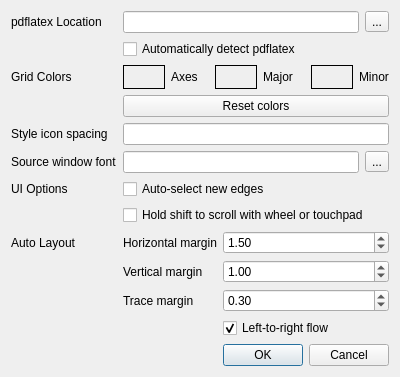
<?xml version="1.0" encoding="UTF-8"?>
<ui version="4.0">
 <class>PreferenceDialog</class>
 <widget class="QDialog" name="PreferenceDialog">
  <property name="geometry">
   <rect>
    <x>0</x>
    <y>0</y>
    <width>400</width>
    <height>260</height>
   </rect>
  </property>
  <property name="windowTitle">
   <string>Dialog</string>
  </property>
  <layout class="QVBoxLayout" name="verticalLayout">
   <item>
    <layout class="QFormLayout" name="formLayout">
     <item row="0" column="0">
      <widget class="QLabel" name="label">
       <property name="text">
        <string>pdflatex Location</string>
       </property>
      </widget>
     </item>
     <item row="0" column="1">
      <layout class="QHBoxLayout" name="horizontalLayout">
       <item>
        <widget class="QLineEdit" name="pdflatexPath"/>
       </item>
       <item>
        <widget class="QToolButton" name="browsePdflatex">
         <property name="text">
          <string>...</string>
         </property>
        </widget>
       </item>
      </layout>
     </item>
     <item row="1" column="1">
      <widget class="QCheckBox" name="autoPdflatex">
       <property name="text">
        <string>Automatically detect pdflatex</string>
       </property>
      </widget>
     </item>
     <item row="2" column="0">
      <widget class="QLabel" name="label_3">
       <property name="text">
        <string>Grid Colors</string>
       </property>
      </widget>
     </item>
     <item row="2" column="1">
      <layout class="QHBoxLayout" name="horizontalLayout_2">
       <item>
        <widget class="QFrame" name="frame">
         <property name="frameShape">
          <enum>QFrame::Box</enum>
         </property>
         <property name="frameShadow">
          <enum>QFrame::Plain</enum>
         </property>
         <layout class="QHBoxLayout" name="horizontalLayout_3">
          <property name="leftMargin">
           <number>0</number>
          </property>
          <property name="topMargin">
           <number>0</number>
          </property>
          <property name="rightMargin">
           <number>0</number>
          </property>
          <property name="bottomMargin">
           <number>0</number>
          </property>
          <item>
           <widget class="QPushButton" name="axesColor">
            <property name="autoFillBackground">
             <bool>true</bool>
            </property>
            <property name="text">
             <string/>
            </property>
            <property name="flat">
             <bool>true</bool>
            </property>
           </widget>
          </item>
         </layout>
        </widget>
       </item>
       <item>
        <widget class="QLabel" name="label_4">
         <property name="text">
          <string>Axes</string>
         </property>
        </widget>
       </item>
       <item>
        <spacer name="horizontalSpacer">
         <property name="orientation">
          <enum>Qt::Horizontal</enum>
         </property>
         <property name="sizeHint" stdset="0">
          <size>
           <width>40</width>
           <height>20</height>
          </size>
         </property>
        </spacer>
       </item>
       <item>
        <widget class="QFrame" name="frame_2">
         <property name="frameShape">
          <enum>QFrame::Box</enum>
         </property>
         <property name="frameShadow">
          <enum>QFrame::Plain</enum>
         </property>
         <layout class="QHBoxLayout" name="horizontalLayout_4">
          <property name="leftMargin">
           <number>0</number>
          </property>
          <property name="topMargin">
           <number>0</number>
          </property>
          <property name="rightMargin">
           <number>0</number>
          </property>
          <property name="bottomMargin">
           <number>0</number>
          </property>
          <item>
           <widget class="QPushButton" name="majorColor">
            <property name="autoFillBackground">
             <bool>true</bool>
            </property>
            <property name="text">
             <string/>
            </property>
            <property name="flat">
             <bool>true</bool>
            </property>
           </widget>
          </item>
         </layout>
        </widget>
       </item>
       <item>
        <widget class="QLabel" name="label_5">
         <property name="text">
          <string>Major</string>
         </property>
        </widget>
       </item>
       <item>
        <spacer name="horizontalSpacer_2">
         <property name="orientation">
          <enum>Qt::Horizontal</enum>
         </property>
         <property name="sizeHint" stdset="0">
          <size>
           <width>40</width>
           <height>20</height>
          </size>
         </property>
        </spacer>
       </item>
       <item>
        <widget class="QFrame" name="frame_3">
         <property name="frameShape">
          <enum>QFrame::Box</enum>
         </property>
         <property name="frameShadow">
          <enum>QFrame::Plain</enum>
         </property>
         <layout class="QHBoxLayout" name="horizontalLayout_5">
          <property name="leftMargin">
           <number>0</number>
          </property>
          <property name="topMargin">
           <number>0</number>
          </property>
          <property name="rightMargin">
           <number>0</number>
          </property>
          <property name="bottomMargin">
           <number>0</number>
          </property>
          <item>
           <widget class="QPushButton" name="minorColor">
            <property name="autoFillBackground">
             <bool>true</bool>
            </property>
            <property name="text">
             <string/>
            </property>
            <property name="flat">
             <bool>true</bool>
            </property>
           </widget>
          </item>
         </layout>
        </widget>
       </item>
       <item>
        <widget class="QLabel" name="label_6">
         <property name="text">
          <string>Minor</string>
         </property>
        </widget>
       </item>
      </layout>
     </item>
     <item row="3" column="1">
      <widget class="QPushButton" name="resetColors">
       <property name="text">
        <string>Reset colors</string>
       </property>
      </widget>
     </item>
     <item row="5" column="1">
      <widget class="QLineEdit" name="styleIconSpacing"/>
     </item>
     <item row="7" column="0">
      <widget class="QLabel" name="label_2">
       <property name="text">
        <string>UI Options</string>
       </property>
      </widget>
     </item>
     <item row="7" column="1">
      <widget class="QCheckBox" name="selectNewEdges">
       <property name="text">
        <string>Auto-select new edges</string>
       </property>
      </widget>
     </item>
     <item row="8" column="1">
      <widget class="QCheckBox" name="shiftToScroll">
       <property name="text">
        <string>Hold shift to scroll with wheel or touchpad</string>
       </property>
      </widget>
     </item>
     <item row="9" column="0">
      <widget class="QLabel" name="label_9">
       <property name="text">
        <string>Auto Layout</string>
       </property>
      </widget>
     </item>
     <item row="9" column="1">
      <layout class="QFormLayout" name="layoutFormLayout">
       <item row="0" column="0">
        <widget class="QLabel" name="label_10">
         <property name="text">
          <string>Horizontal margin</string>
         </property>
        </widget>
       </item>
       <item row="0" column="1">
        <widget class="QDoubleSpinBox" name="layoutMarginH">
         <property name="minimum">
          <double>0.100000000000000</double>
         </property>
         <property name="maximum">
          <double>10.000000000000000</double>
         </property>
         <property name="singleStep">
          <double>0.100000000000000</double>
         </property>
         <property name="value">
          <double>1.500000000000000</double>
         </property>
        </widget>
       </item>
       <item row="1" column="0">
        <widget class="QLabel" name="label_11">
         <property name="text">
          <string>Vertical margin</string>
         </property>
        </widget>
       </item>
       <item row="1" column="1">
        <widget class="QDoubleSpinBox" name="layoutMarginV">
         <property name="minimum">
          <double>0.100000000000000</double>
         </property>
         <property name="maximum">
          <double>10.000000000000000</double>
         </property>
         <property name="singleStep">
          <double>0.100000000000000</double>
         </property>
         <property name="value">
          <double>1.000000000000000</double>
         </property>
        </widget>
       </item>
       <item row="2" column="0">
        <widget class="QLabel" name="label_12">
         <property name="text">
          <string>Trace margin</string>
         </property>
        </widget>
       </item>
       <item row="2" column="1">
        <widget class="QDoubleSpinBox" name="layoutTraceMargin">
         <property name="minimum">
          <double>0.010000000000000</double>
         </property>
         <property name="maximum">
          <double>5.000000000000000</double>
         </property>
         <property name="singleStep">
          <double>0.050000000000000</double>
         </property>
         <property name="value">
          <double>0.300000000000000</double>
         </property>
        </widget>
       </item>
       <item row="3" column="1">
        <widget class="QCheckBox" name="layoutLeftToRight">
         <property name="text">
          <string>Left-to-right flow</string>
         </property>
         <property name="checked">
          <bool>true</bool>
         </property>
        </widget>
       </item>
      </layout>
     </item>
     <item row="5" column="0">
      <widget class="QLabel" name="label_7">
       <property name="text">
        <string>Style icon spacing</string>
       </property>
      </widget>
     </item>
     <item row="6" column="0">
      <widget class="QLabel" name="label_8">
       <property name="text">
        <string>Source window font</string>
       </property>
      </widget>
     </item>
     <item row="6" column="1">
      <layout class="QHBoxLayout" name="horizontalLayout_6">
       <item>
        <widget class="QLineEdit" name="sourceFont"/>
       </item>
       <item>
        <widget class="QToolButton" name="sourceFontPick">
         <property name="text">
          <string>...</string>
         </property>
        </widget>
       </item>
      </layout>
     </item>
    </layout>
   </item>
   <item>
    <widget class="QDialogButtonBox" name="buttonBox">
     <property name="orientation">
      <enum>Qt::Horizontal</enum>
     </property>
     <property name="standardButtons">
      <set>QDialogButtonBox::Cancel|QDialogButtonBox::Ok</set>
     </property>
    </widget>
   </item>
  </layout>
 </widget>
 <resources/>
 <connections>
  <connection>
   <sender>buttonBox</sender>
   <signal>accepted()</signal>
   <receiver>PreferenceDialog</receiver>
   <slot>accept()</slot>
   <hints>
    <hint type="sourcelabel">
     <x>248</x>
     <y>254</y>
    </hint>
    <hint type="destinationlabel">
     <x>157</x>
     <y>274</y>
    </hint>
   </hints>
  </connection>
  <connection>
   <sender>buttonBox</sender>
   <signal>rejected()</signal>
   <receiver>PreferenceDialog</receiver>
   <slot>reject()</slot>
   <hints>
    <hint type="sourcelabel">
     <x>316</x>
     <y>260</y>
    </hint>
    <hint type="destinationlabel">
     <x>286</x>
     <y>274</y>
    </hint>
   </hints>
  </connection>
 </connections>
</ui>
